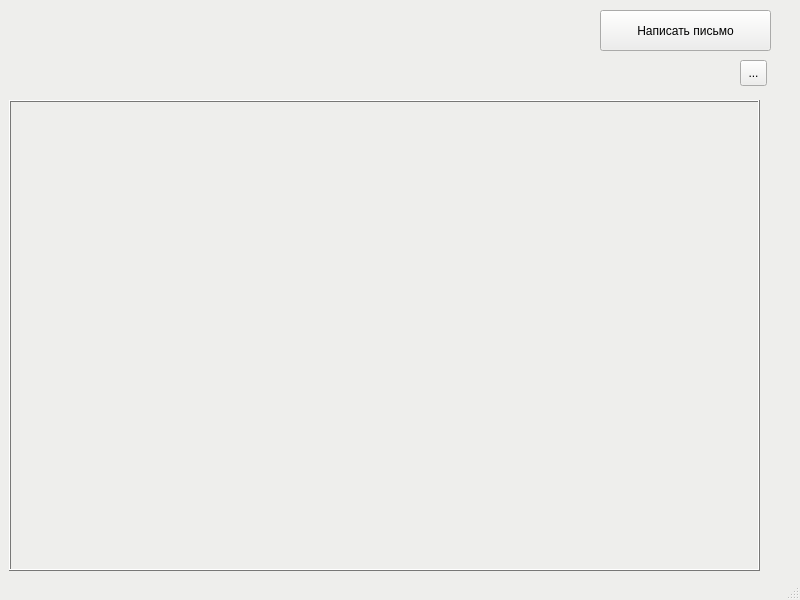
<?xml version="1.0" encoding="UTF-8"?>
<ui version="4.0">
 <class>MainWindow</class>
 <widget class="QMainWindow" name="MainWindow">
  <property name="geometry">
   <rect>
    <x>0</x>
    <y>0</y>
    <width>800</width>
    <height>600</height>
   </rect>
  </property>
  <property name="palette">
   <palette>
    <active>
     <colorrole role="WindowText">
      <brush brushstyle="SolidPattern">
       <color alpha="255">
        <red>0</red>
        <green>0</green>
        <blue>0</blue>
       </color>
      </brush>
     </colorrole>
     <colorrole role="Button">
      <brush brushstyle="SolidPattern">
       <color alpha="255">
        <red>238</red>
        <green>238</green>
        <blue>236</blue>
       </color>
      </brush>
     </colorrole>
     <colorrole role="Light">
      <brush brushstyle="SolidPattern">
       <color alpha="255">
        <red>255</red>
        <green>255</green>
        <blue>255</blue>
       </color>
      </brush>
     </colorrole>
     <colorrole role="Midlight">
      <brush brushstyle="SolidPattern">
       <color alpha="255">
        <red>246</red>
        <green>246</green>
        <blue>245</blue>
       </color>
      </brush>
     </colorrole>
     <colorrole role="Dark">
      <brush brushstyle="SolidPattern">
       <color alpha="255">
        <red>119</red>
        <green>119</green>
        <blue>118</blue>
       </color>
      </brush>
     </colorrole>
     <colorrole role="Mid">
      <brush brushstyle="SolidPattern">
       <color alpha="255">
        <red>159</red>
        <green>159</green>
        <blue>157</blue>
       </color>
      </brush>
     </colorrole>
     <colorrole role="Text">
      <brush brushstyle="SolidPattern">
       <color alpha="255">
        <red>0</red>
        <green>0</green>
        <blue>0</blue>
       </color>
      </brush>
     </colorrole>
     <colorrole role="BrightText">
      <brush brushstyle="SolidPattern">
       <color alpha="255">
        <red>255</red>
        <green>255</green>
        <blue>255</blue>
       </color>
      </brush>
     </colorrole>
     <colorrole role="ButtonText">
      <brush brushstyle="SolidPattern">
       <color alpha="255">
        <red>0</red>
        <green>0</green>
        <blue>0</blue>
       </color>
      </brush>
     </colorrole>
     <colorrole role="Base">
      <brush brushstyle="SolidPattern">
       <color alpha="255">
        <red>255</red>
        <green>255</green>
        <blue>255</blue>
       </color>
      </brush>
     </colorrole>
     <colorrole role="Window">
      <brush brushstyle="SolidPattern">
       <color alpha="255">
        <red>238</red>
        <green>238</green>
        <blue>236</blue>
       </color>
      </brush>
     </colorrole>
     <colorrole role="Shadow">
      <brush brushstyle="SolidPattern">
       <color alpha="255">
        <red>0</red>
        <green>0</green>
        <blue>0</blue>
       </color>
      </brush>
     </colorrole>
     <colorrole role="AlternateBase">
      <brush brushstyle="SolidPattern">
       <color alpha="255">
        <red>246</red>
        <green>246</green>
        <blue>245</blue>
       </color>
      </brush>
     </colorrole>
     <colorrole role="ToolTipBase">
      <brush brushstyle="SolidPattern">
       <color alpha="255">
        <red>255</red>
        <green>255</green>
        <blue>220</blue>
       </color>
      </brush>
     </colorrole>
     <colorrole role="ToolTipText">
      <brush brushstyle="SolidPattern">
       <color alpha="255">
        <red>0</red>
        <green>0</green>
        <blue>0</blue>
       </color>
      </brush>
     </colorrole>
    </active>
    <inactive>
     <colorrole role="WindowText">
      <brush brushstyle="SolidPattern">
       <color alpha="255">
        <red>0</red>
        <green>0</green>
        <blue>0</blue>
       </color>
      </brush>
     </colorrole>
     <colorrole role="Button">
      <brush brushstyle="SolidPattern">
       <color alpha="255">
        <red>238</red>
        <green>238</green>
        <blue>236</blue>
       </color>
      </brush>
     </colorrole>
     <colorrole role="Light">
      <brush brushstyle="SolidPattern">
       <color alpha="255">
        <red>255</red>
        <green>255</green>
        <blue>255</blue>
       </color>
      </brush>
     </colorrole>
     <colorrole role="Midlight">
      <brush brushstyle="SolidPattern">
       <color alpha="255">
        <red>246</red>
        <green>246</green>
        <blue>245</blue>
       </color>
      </brush>
     </colorrole>
     <colorrole role="Dark">
      <brush brushstyle="SolidPattern">
       <color alpha="255">
        <red>119</red>
        <green>119</green>
        <blue>118</blue>
       </color>
      </brush>
     </colorrole>
     <colorrole role="Mid">
      <brush brushstyle="SolidPattern">
       <color alpha="255">
        <red>159</red>
        <green>159</green>
        <blue>157</blue>
       </color>
      </brush>
     </colorrole>
     <colorrole role="Text">
      <brush brushstyle="SolidPattern">
       <color alpha="255">
        <red>0</red>
        <green>0</green>
        <blue>0</blue>
       </color>
      </brush>
     </colorrole>
     <colorrole role="BrightText">
      <brush brushstyle="SolidPattern">
       <color alpha="255">
        <red>255</red>
        <green>255</green>
        <blue>255</blue>
       </color>
      </brush>
     </colorrole>
     <colorrole role="ButtonText">
      <brush brushstyle="SolidPattern">
       <color alpha="255">
        <red>0</red>
        <green>0</green>
        <blue>0</blue>
       </color>
      </brush>
     </colorrole>
     <colorrole role="Base">
      <brush brushstyle="SolidPattern">
       <color alpha="255">
        <red>255</red>
        <green>255</green>
        <blue>255</blue>
       </color>
      </brush>
     </colorrole>
     <colorrole role="Window">
      <brush brushstyle="SolidPattern">
       <color alpha="255">
        <red>238</red>
        <green>238</green>
        <blue>236</blue>
       </color>
      </brush>
     </colorrole>
     <colorrole role="Shadow">
      <brush brushstyle="SolidPattern">
       <color alpha="255">
        <red>0</red>
        <green>0</green>
        <blue>0</blue>
       </color>
      </brush>
     </colorrole>
     <colorrole role="AlternateBase">
      <brush brushstyle="SolidPattern">
       <color alpha="255">
        <red>246</red>
        <green>246</green>
        <blue>245</blue>
       </color>
      </brush>
     </colorrole>
     <colorrole role="ToolTipBase">
      <brush brushstyle="SolidPattern">
       <color alpha="255">
        <red>255</red>
        <green>255</green>
        <blue>220</blue>
       </color>
      </brush>
     </colorrole>
     <colorrole role="ToolTipText">
      <brush brushstyle="SolidPattern">
       <color alpha="255">
        <red>0</red>
        <green>0</green>
        <blue>0</blue>
       </color>
      </brush>
     </colorrole>
    </inactive>
    <disabled>
     <colorrole role="WindowText">
      <brush brushstyle="SolidPattern">
       <color alpha="255">
        <red>119</red>
        <green>119</green>
        <blue>118</blue>
       </color>
      </brush>
     </colorrole>
     <colorrole role="Button">
      <brush brushstyle="SolidPattern">
       <color alpha="255">
        <red>238</red>
        <green>238</green>
        <blue>236</blue>
       </color>
      </brush>
     </colorrole>
     <colorrole role="Light">
      <brush brushstyle="SolidPattern">
       <color alpha="255">
        <red>255</red>
        <green>255</green>
        <blue>255</blue>
       </color>
      </brush>
     </colorrole>
     <colorrole role="Midlight">
      <brush brushstyle="SolidPattern">
       <color alpha="255">
        <red>246</red>
        <green>246</green>
        <blue>245</blue>
       </color>
      </brush>
     </colorrole>
     <colorrole role="Dark">
      <brush brushstyle="SolidPattern">
       <color alpha="255">
        <red>119</red>
        <green>119</green>
        <blue>118</blue>
       </color>
      </brush>
     </colorrole>
     <colorrole role="Mid">
      <brush brushstyle="SolidPattern">
       <color alpha="255">
        <red>159</red>
        <green>159</green>
        <blue>157</blue>
       </color>
      </brush>
     </colorrole>
     <colorrole role="Text">
      <brush brushstyle="SolidPattern">
       <color alpha="255">
        <red>119</red>
        <green>119</green>
        <blue>118</blue>
       </color>
      </brush>
     </colorrole>
     <colorrole role="BrightText">
      <brush brushstyle="SolidPattern">
       <color alpha="255">
        <red>255</red>
        <green>255</green>
        <blue>255</blue>
       </color>
      </brush>
     </colorrole>
     <colorrole role="ButtonText">
      <brush brushstyle="SolidPattern">
       <color alpha="255">
        <red>119</red>
        <green>119</green>
        <blue>118</blue>
       </color>
      </brush>
     </colorrole>
     <colorrole role="Base">
      <brush brushstyle="SolidPattern">
       <color alpha="255">
        <red>238</red>
        <green>238</green>
        <blue>236</blue>
       </color>
      </brush>
     </colorrole>
     <colorrole role="Window">
      <brush brushstyle="SolidPattern">
       <color alpha="255">
        <red>238</red>
        <green>238</green>
        <blue>236</blue>
       </color>
      </brush>
     </colorrole>
     <colorrole role="Shadow">
      <brush brushstyle="SolidPattern">
       <color alpha="255">
        <red>0</red>
        <green>0</green>
        <blue>0</blue>
       </color>
      </brush>
     </colorrole>
     <colorrole role="AlternateBase">
      <brush brushstyle="SolidPattern">
       <color alpha="255">
        <red>238</red>
        <green>238</green>
        <blue>236</blue>
       </color>
      </brush>
     </colorrole>
     <colorrole role="ToolTipBase">
      <brush brushstyle="SolidPattern">
       <color alpha="255">
        <red>255</red>
        <green>255</green>
        <blue>220</blue>
       </color>
      </brush>
     </colorrole>
     <colorrole role="ToolTipText">
      <brush brushstyle="SolidPattern">
       <color alpha="255">
        <red>0</red>
        <green>0</green>
        <blue>0</blue>
       </color>
      </brush>
     </colorrole>
    </disabled>
   </palette>
  </property>
  <property name="focusPolicy">
   <enum>Qt::ClickFocus</enum>
  </property>
  <property name="windowTitle">
   <string>История отправки</string>
  </property>
  <property name="windowIcon">
   <iconset>
    <normaloff>icon/email.png</normaloff>icon/email.png</iconset>
  </property>
  <property name="autoFillBackground">
   <bool>true</bool>
  </property>
  <property name="documentMode">
   <bool>true</bool>
  </property>
  <property name="tabShape">
   <enum>QTabWidget::Rounded</enum>
  </property>
  <widget class="QWidget" name="centralwidget">
   <widget class="QPushButton" name="WriteBtn">
    <property name="geometry">
     <rect>
      <x>600</x>
      <y>10</y>
      <width>171</width>
      <height>41</height>
     </rect>
    </property>
    <property name="text">
     <string>Написать письмо</string>
    </property>
   </widget>
   <widget class="QToolButton" name="settings">
    <property name="geometry">
     <rect>
      <x>740</x>
      <y>60</y>
      <width>27</width>
      <height>26</height>
     </rect>
    </property>
    <property name="text">
     <string>...</string>
    </property>
   </widget>
   <widget class="QFrame" name="frame">
    <property name="geometry">
     <rect>
      <x>9</x>
      <y>100</y>
      <width>751</width>
      <height>471</height>
     </rect>
    </property>
    <property name="contextMenuPolicy">
     <enum>Qt::ActionsContextMenu</enum>
    </property>
    <property name="frameShape">
     <enum>QFrame::Box</enum>
    </property>
    <property name="frameShadow">
     <enum>QFrame::Raised</enum>
    </property>
   </widget>
  </widget>
  <widget class="QStatusBar" name="statusbar"/>
 </widget>
 <resources/>
 <connections/>
</ui>
